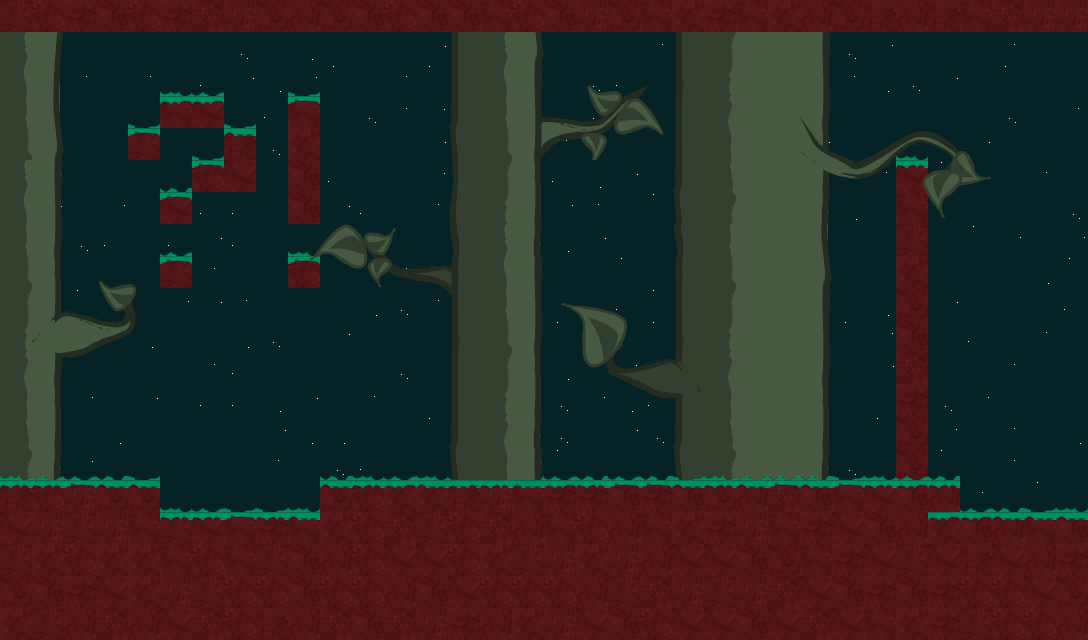

Rendered tile map (Tiled .tmx) drawn with the repository's tilesets; below, a short description and the map source with its tile grids summarised:
An orthogonal 34x20 tile map with 32x32 px tiles, 7 tile layers (Tile Layer 1, Tile Layer 2, trunks, branches, ...), 7 tilesets and 2 objects (enemy, weapon_item_shield).

<map version="1.0" orientation="orthogonal" width="34" height="20" tilewidth="32" tileheight="32">
 <tileset firstgid="1" name="Night9_01" tilewidth="32" tileheight="32">
  <image source="images/Night9_01.png" width="128" height="128" />
 </tileset>
 <tileset firstgid="17" name="GrassTop4_01" tilewidth="32" tileheight="32">
  <image source="images/GrassTop4_01.png" width="128" height="32" />
 </tileset>
 <tileset firstgid="21" name="Mud4_02" tilewidth="32" tileheight="32">
  <properties>
   <property name="blocked" value="true" />
  </properties>
  <image source="images/Mud4_02.png" width="144" height="96" />
 </tileset>
 <tileset firstgid="33" name="Invisible" tilewidth="32" tileheight="32">
  <image source="images/Night9_01.png" width="128" height="128" />
  <tile id="14">
   <properties>
    <property name="blocked" value="true" />
   </properties>
  </tile>
 </tileset>
 <tileset firstgid="49" name="trunk01" tilewidth="32" tileheight="32">
  <image source="images/trunk01.png" width="160" height="320" />
 </tileset>
 <tileset firstgid="99" name="branches01" tilewidth="32" tileheight="32">
  <image source="images/branches01.png" width="192" height="779" />
 </tileset>
 <tileset firstgid="243" name="GrassBottom" tilewidth="32" tileheight="32">
  <image source="images/grassbottom.png" width="128" height="32" />
 </tileset>
 <layer name="Tile Layer 1" width="34" height="20">
  <properties>
   <property name="render-index" value="-10000" />
  </properties>
  <data>[680 cells, 632 non-empty, 29 distinct tile ids]</data>
 </layer>
 <layer name="Tile Layer 2" width="34" height="20">
  <properties>
   <property name="render-index" value="-9000" />
  </properties>
  <data>[680 cells, 23 non-empty, 11 distinct tile ids]</data>
 </layer>
 <layer name="trunks" width="34" height="20">
  <properties>
   <property name="render-index" value="-5000" />
  </properties>
  <data>[680 cells, 98 non-empty, 44 distinct tile ids]</data>
 </layer>
 <layer name="branches" width="34" height="20">
  <properties>
   <property name="render-index" value="-4000" />
  </properties>
  <data>[680 cells, 64 non-empty, 63 distinct tile ids]</data>
 </layer>
 <objectgroup name="Enemy" width="34" height="20">
  <object name="02_enemy_rawr1" type="enemy" x="320" y="448" width="32" height="32">
   <properties>
    <property name="type" value="rawr" />
   </properties>
  </object>
 </objectgroup>
 <layer name="infront_grass" width="34" height="20">
  <properties>
   <property name="render-index" value="5000" />
  </properties>
  <data>[680 cells, 80 non-empty, 8 distinct tile ids]</data>
 </layer>
 <layer name="infront_branches" width="34" height="20">
  <properties>
   <property name="render-index" value="6000" />
  </properties>
  <data>[680 cells, 43 non-empty, 42 distinct tile ids]</data>
 </layer>
 <layer name="infront_trunks" width="34" height="20">
  <properties>
   <property name="render-index" value="5500" />
  </properties>
  <data>[680 cells, 53 non-empty, 32 distinct tile ids]</data>
 </layer>
 <objectgroup name="Item" width="34" height="20">
  <object name="02_i_w_shield" type="weapon_item_shield" x="192" y="480" width="32" height="32" />
 </objectgroup>
</map>
